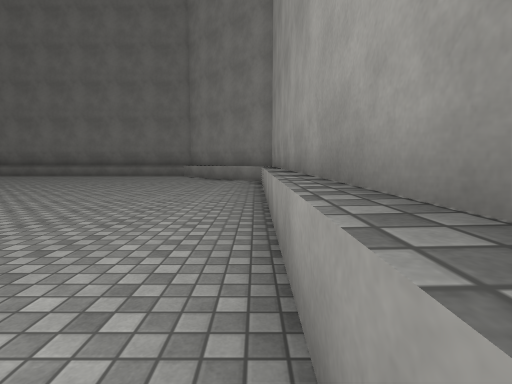
View 1 (above)

20 first-person views from a walk through a scene from a Unity 3-D project. The camera is 1.2 m above the floor, tilts 6° down and sees 85° across. The floor is counted in squares, 2 m on a side. Each view is taken from the middle of a square. On the plan, view 1 faces up. The plan holds only what a view shows up to about 9 squares ahead; the rest is blank. The place goes on beyond the plan. Surface patterns are stand-ins for the level's own textures.

View 2
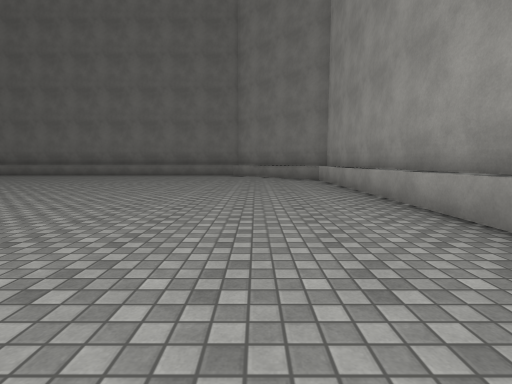

View 3
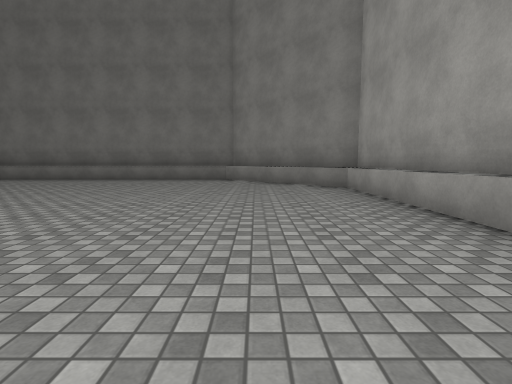

View 4
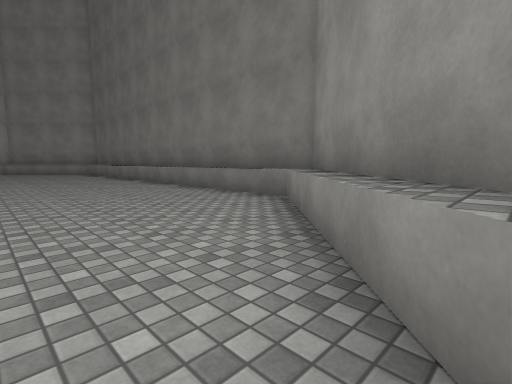

View 5
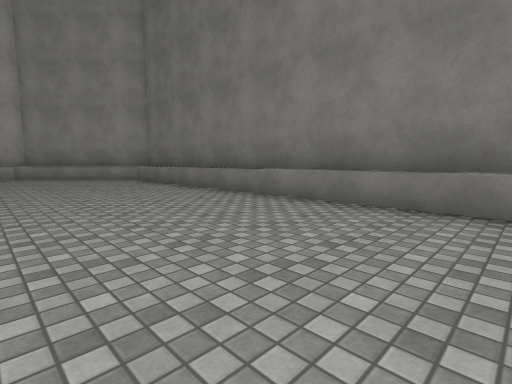

View 6
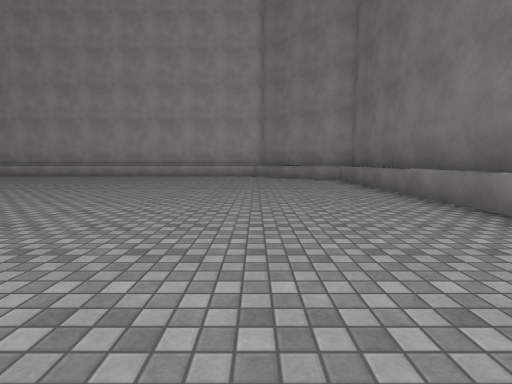

View 7
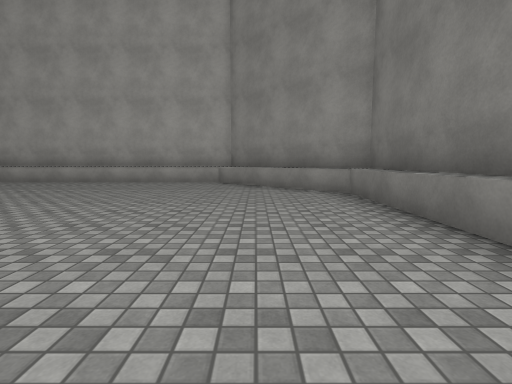

View 8
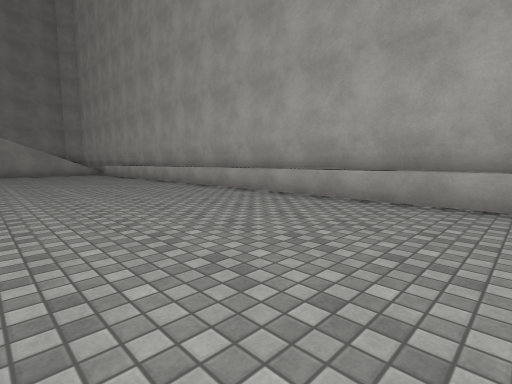

View 9
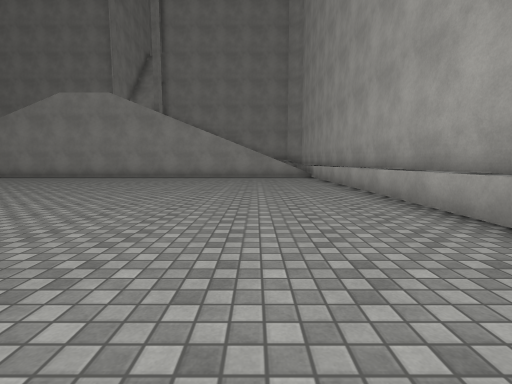

View 10
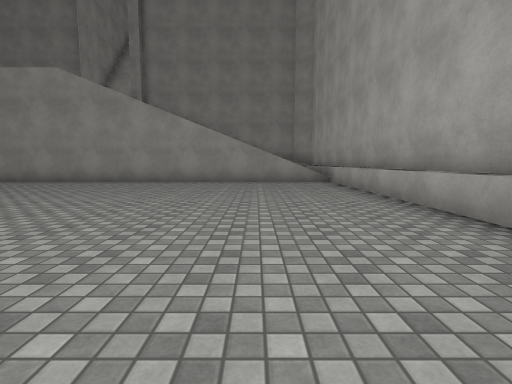

View 11
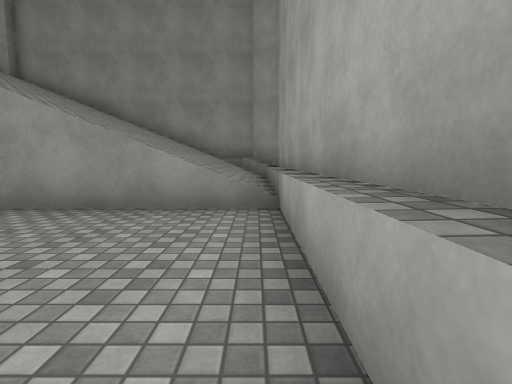

View 12
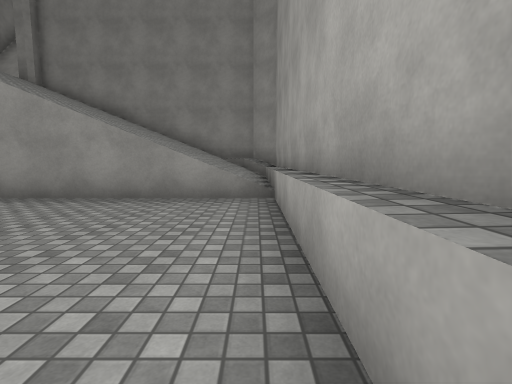

View 13
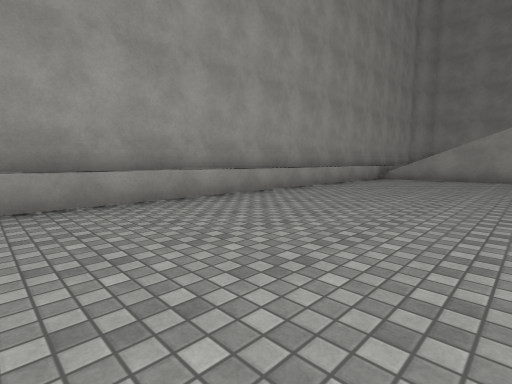

View 14
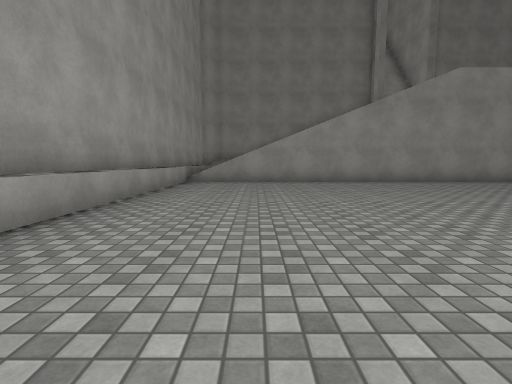

View 15
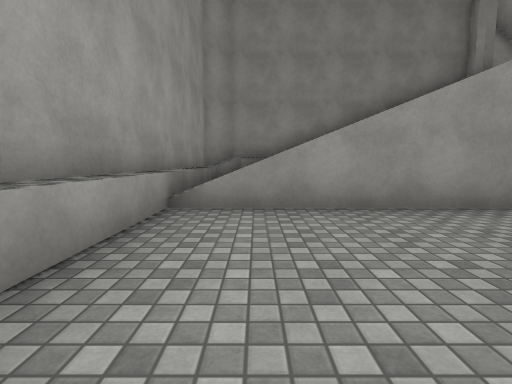

View 16
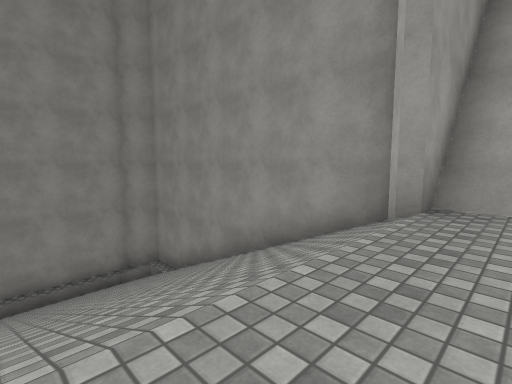

View 17
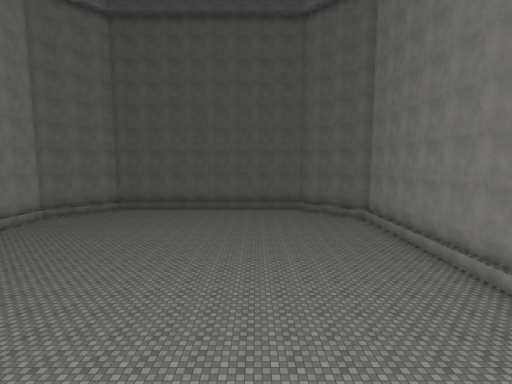

View 18
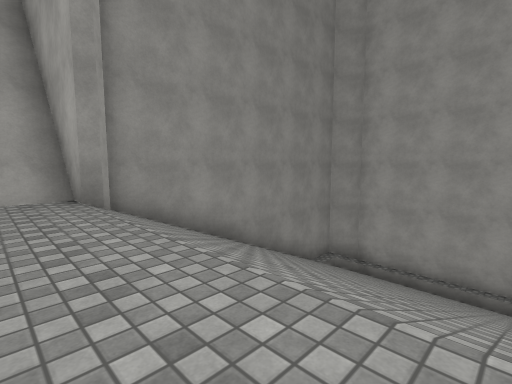

View 19
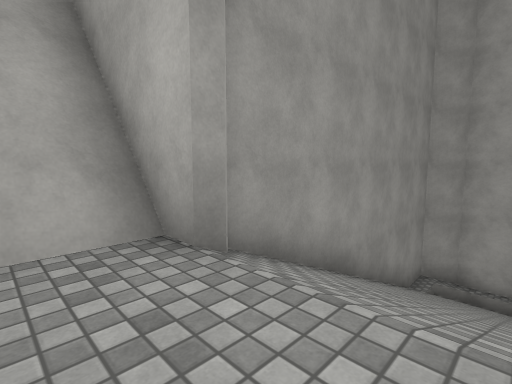

View 20
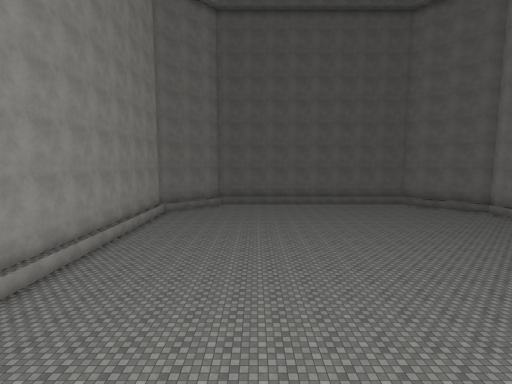

### Floor plan
Key: @ floor where view 1 was taken; # wall or solid block; . main floor; : floor 1.5 m higher than the main floor; + floor 6.75 m higher than the main floor; / step, stairs or slope.
Columns run from 19 left of view 1 to 1 right of it. Each row starts with its distance up from view 1.
 12   ################
 11  ##..............##
 10 ##................##
  9 #..................##
  8 #................../#
  7 #................../#
  6 #................../#
  5 #......... ......../#
  4 #........   ......./#
  3 #.......     ....../#
  2 #................../#
  1 #................../#
  0 #..................@#
 -1 #................../#
 -2 #................../#
 -3 #................../#
 -4 #................../#
 -5 #................../#
 -6 #................../#
 -7 #/////////+/////////#
 -8 #/////////+/////////#
 -9 #/////////+/////////#
-10 #/////////+/////////#
-11 #/////////+/////////#
-12 ##://////#/#//////:##
-13          ###

Positions as (right, up) in squares from view 1, and headings:
1: (0, 0), facing up
2: (-2, -1), facing up
3: (-2, 2), facing up
4: (0, 8), facing up-left
5: (-6, 8), facing up-left
6: (-6, 9), facing left
7: (-10, 10), facing left
8: (-14, 8), facing down-left
9: (-16, 5), facing down
10: (-16, 2), facing down
11: (-18, -3), facing down
12: (-18, -2), facing down
13: (-4, 4), facing down-right
14: (-2, 2), facing down
15: (-1, -3), facing down
16: (-9, -8), facing down-right
17: (-6, -7), facing up
18: (-9, -7), facing down-left
19: (-9, -10), facing down-left
20: (-13, -7), facing up
